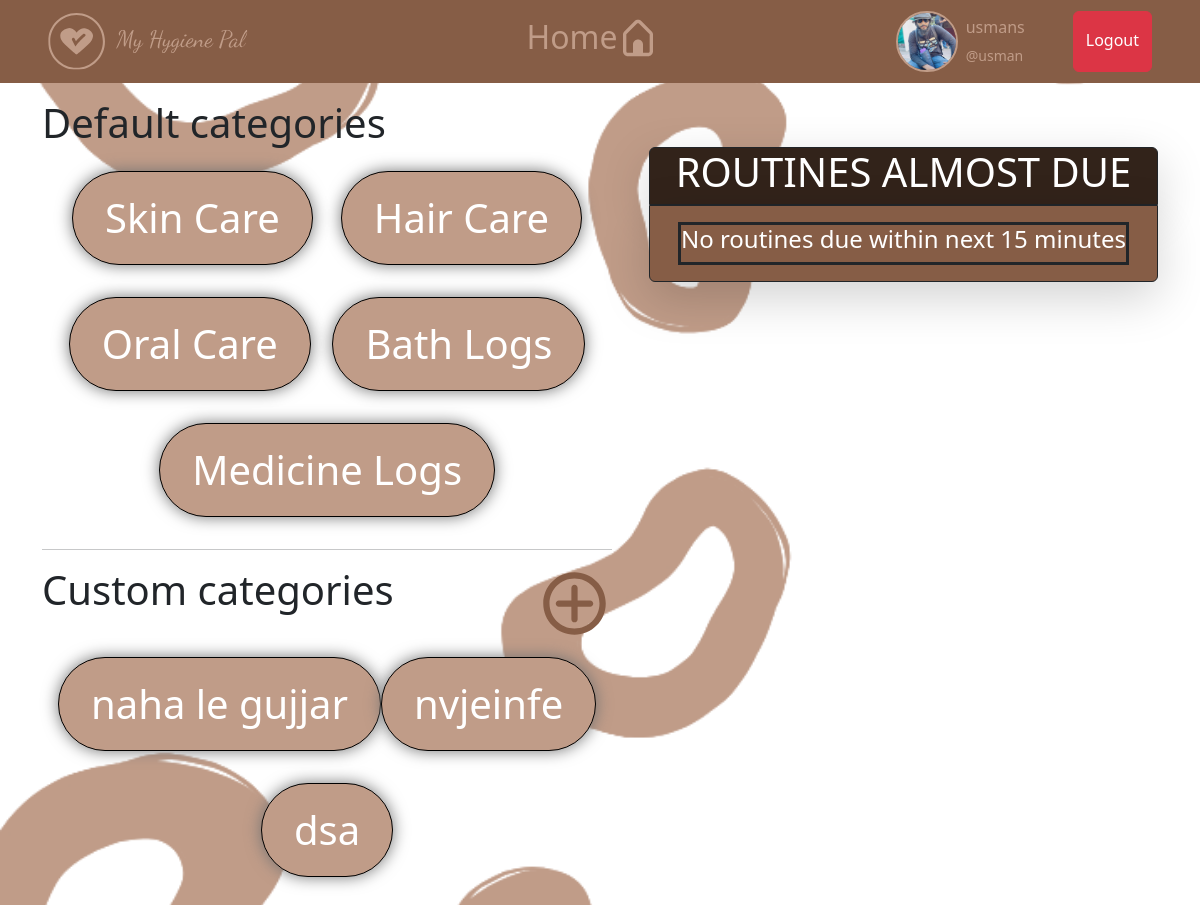
Before: /home/ (signed in) with the older database file.
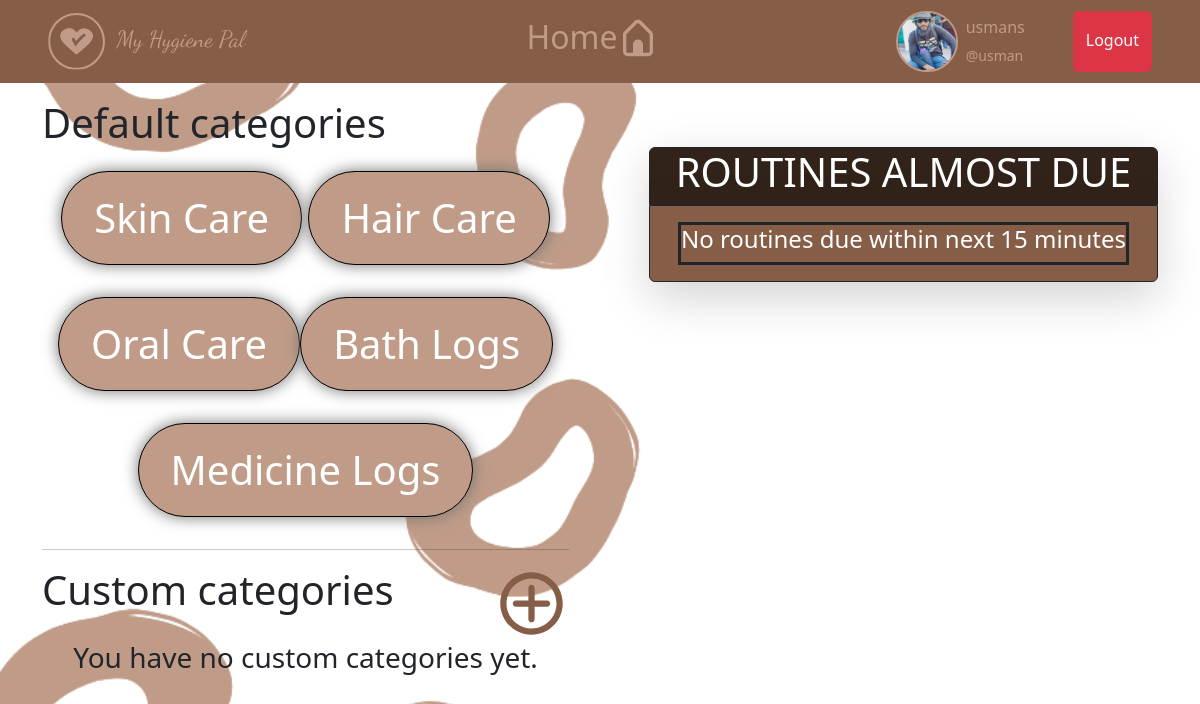
After: the same page with the newer database file.
### PersonalHygieneTracker/models.py (models this page shows)
class Category(models.Model):
    name = models.CharField(max_length=200)
    updated = models.DateTimeField(auto_now=True)
    created = models.DateTimeField(auto_now_add=True)
    user = models.ForeignKey(User, on_delete=models.SET_NULL, null=True, blank=True)
    def __str__(self):
        return self.name

### PersonalHygieneTracker/views.py (the view)
# urls.py: 2. Add a URL to urlpatterns:  path('', views.home, name='home')
@login_required(login_url="login")
def home(request):
    count = models.Category.objects.filter(user=request.user).count()
    your_timezone = 'Asia/Karachi'  # Replace with your actual timezone, e.g., 'America/New_York'
    current_time = datetime.now(pytz.timezone(your_timezone)).time()
    allroutines = models.Routine.objects.all()
    if current_time.hour == 0 and current_time.minute == 0:
        for routin in allroutines:
            routin.completed = False
    delta = timedelta(minutes=15)
    new_time = (datetime.combine(datetime.today(), current_time) + delta).time()
    print(new_time)
    due_routines = models.Routine.objects.filter(user=request.user, completed=False, time__range=(current_time,new_time))
    if count >= 9:
        add = False
    else:
        add = True
    categories = models.Category.objects.filter(user__isnull=True)
    user_categories = models.Category.objects.filter(user=request.user)
    context = {'categories':categories, 'user_categories': user_categories, 'add':add, 'due_routines':due_routines}
    return render(request, 'PersonalHygieneTracker/home.html', context)

### PersonalHygieneTracker/templates/PersonalHygieneTracker/home.html (shortened to what this page needs)
{% extends 'base.html' %}
{% load static %}
{% block content %}
    <div class="layout-2 left">
        <div>
            <h1>Default categories</h1>
            {% for i in '135'|make_list %}
                <div class="d-flex justify-content-around p-3">
                    {% for category in categories %}
                        {% if forloop.counter == i|add:0 %}
                            <div>
                                <a href="{% url 'category' category.id %}" class="btn btn-info btn-lg rounded-pill">{{category}}</a>
                            </div>
                        {% elif forloop.counter == i|add:1 %}
                            <div>
                                <a href="{% url 'category' category.id %}" class="btn btn-info btn-lg rounded-pill">{{category}}</a>
                            </div>
                        {% endif %}
                    {% endfor %}
                </div>
            {% endfor %}
            <hr>
            <div class="d-flex justify-content-between">
                <h1>
                    Custom categories
                </h1>
                {% if add %}
                    <a href="{% url 'add-category' %}">
                    </a>
                {% endif %}
            </div>
            {% if user_categories %}
                {% for i in '13579'|make_list %}
                    <div class="d-flex justify-content-around p-3">
                        {% for category in user_categories %}
                            {% if forloop.counter == i|add:0 %}
                                <div>
                                    <a href="{% url 'category' category.id %}" class="btn btn-info btn-lg rounded-pill">{{category}}</a>
                                </div>
                            {% elif forloop.counter == i|add:1 %}
                                <div>
                                    <a href="{% url 'category' category.id %}" class="btn btn-info btn-lg rounded-pill">{{category}}</a>
                                </div>
                            {% endif %}
                        {% endfor %}
                    </div>
                {% endfor %}
            {% else %}
                <div class="text-center">
                    <h3>You have no custom categories yet. </h3>
                </div>
            {% endif %}
        </div>
    </div>
    <div class="layout-2 right">
        <div>
            <div class="container shadow-lg border border-dark bg-info mt-5 rounded-top-2">
                <h1 class="text-center">ROUTINES ALMOST DUE</h1>
            </div>
            <div class="container shadow-lg border border-dark bg-secondary mb-5 rounded-bottom-2">
                {% if not due_routines %}
                    <div class="border border-3 border-dark bg-secondary m-3">
                        <h4 class="text-center">No routines due within next 15 minutes</h4>
                    </div>
                {% endif %}
            </div>
        </div>
    </div>
{% endblock %}

Changed rows visible on the page:
removed Category: name "naha le gujjar"
removed Category: name "nvjeinfe"
removed Category: name "dsa"
Other visible differences:
text now shown: "You have no custom categories yet."
